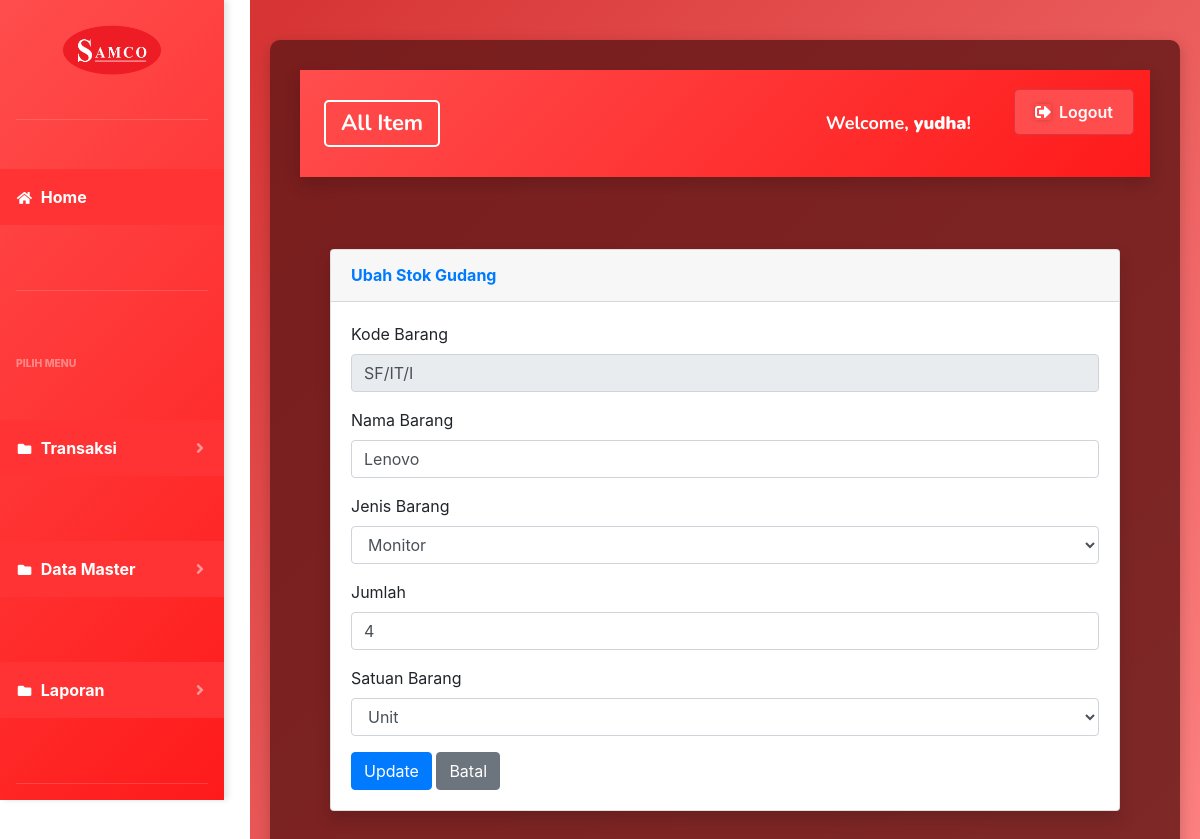
The app's page /index.php?page=gudang&aksi=ubahgudang&kode_barang=SF/IT/I (signed in) with its own data.
### tables this page shows
CREATE TABLE `gudang` (
  `id` int(11) NOT NULL,
  `kode_barang` varchar(50) NOT NULL,
  `nama_barang` varchar(255) NOT NULL,
  `jenis_barang` varchar(250) NOT NULL,
  `jumlah` varchar(250) NOT NULL,
  `satuan` varchar(100) NOT NULL
);

CREATE TABLE `jenis_barang` (
  `id` int(11) NOT NULL,
  `jenis_barang` varchar(100) NOT NULL,
  `code_barang` varchar(50) NOT NULL,
  `departemen` int(11) NOT NULL,
  `angka_romawi` varchar(10) NOT NULL
);

CREATE TABLE `satuan` (
  `id` int(11) NOT NULL,
  `satuan` varchar(100) DEFAULT NULL
);

### page/gudang/ubahgudang.php (the view, shortened to what this page needs)
<?php
if (isset($_GET['kode_barang'])) {
    $kode_barang = $_GET['kode_barang'];
    $sql = $koneksi->query("SELECT * FROM gudang WHERE kode_barang='$kode_barang'");
    if ($sql->num_rows > 0) {
        $data = $sql->fetch_assoc();
    } else {
        echo "<script>
                alert('Data tidak ditemukan!');
                window.location.href='?page=gudang';
              </script>";
        exit();
    }
}
?>
<div class="container-fluid">
  <div class="card shadow mb-4">
    <div class="card-header py-3">
      <h6 class="m-0 font-weight-bold text-primary">Ubah Stok Gudang</h6>
    </div>
    <div class="card-body">
      <form method="POST">
        <div class="form-group">
          <label for="kode_barang">Kode Barang</label>
          <input type="text" name="kode_barang" id="kode_barang" class="form-control" value="<?php echo htmlspecialchars($data['kode_barang']); ?>" readonly />
        </div>
        <div class="form-group">
          <label for="nama_barang">Nama Barang</label>
          <input type="text" name="nama_barang" class="form-control" value="<?php echo htmlspecialchars($data['nama_barang']); ?>" required />
        </div>
        <div class="form-group">
          <label for="jenis_barang">Jenis Barang</label>
          <select name="jenis_barang" class="form-control" required>
            <?php
            $jenis_sql = $koneksi->query("SELECT * FROM jenis_barang ORDER BY jenis_barang");
            while ($jenis = $jenis_sql->fetch_assoc()) {
                echo "<option value='" . $jenis['jenis_barang'] . "' " . ($data['jenis_barang'] == $jenis['jenis_barang'] ? 'selected' : '') . ">" . $jenis['jenis_barang'] . "</option>";
            }
            ?>
          </select>
        </div>
        <div class="form-group">
          <label for="jumlah">Jumlah</label>
          <input type="number" name="jumlah" class="form-control" value="<?php echo htmlspecialchars($data['jumlah']); ?>" min="0" step="1" required />
        </div>
        <div class="form-group">
          <label for="satuan">Satuan Barang</label>
          <select name="satuan" class="form-control" required>
            <?php
            $satuan_sql = $koneksi->query("SELECT * FROM satuan ORDER BY id");
            while ($satuan = $satuan_sql->fetch_assoc()) {
                echo "<option value='" . $satuan['satuan'] . "' " . ($data['satuan'] == $satuan['satuan'] ? 'selected' : '') . ">" . $satuan['satuan'] . "</option>";
            }
            ?>
          </select>
        </div>
        <button type="submit" name="update" class="btn btn-primary">Update</button>
        <a href="?page=gudang" class="btn btn-secondary">Batal</a>
      </form>
    </div>
  </div>
</div>

### index.php (style rules this page uses)
body { margin-left: 250px; transition: margin-left 0.3s ease; }

### records on screen
gudang: kode_barang "SF/IT/I", nama_barang "Lenovo", jenis_barang "Monitor", jumlah "4", satuan "Unit"

### other values on screen
$_SESSION['username'] "yudha"
